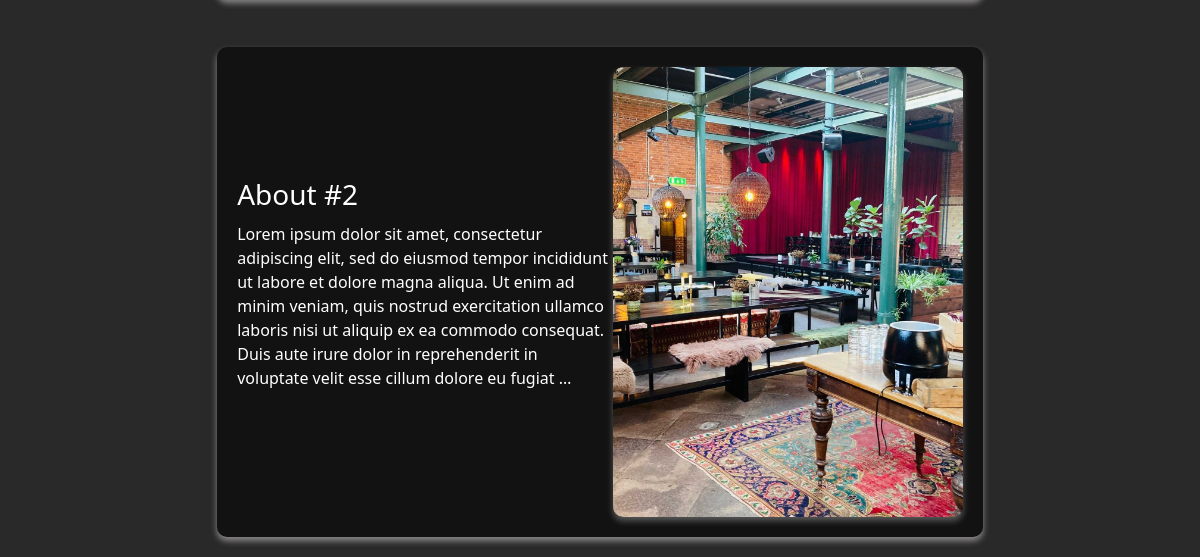
Page /about/ (lower part) on the earlier database version.
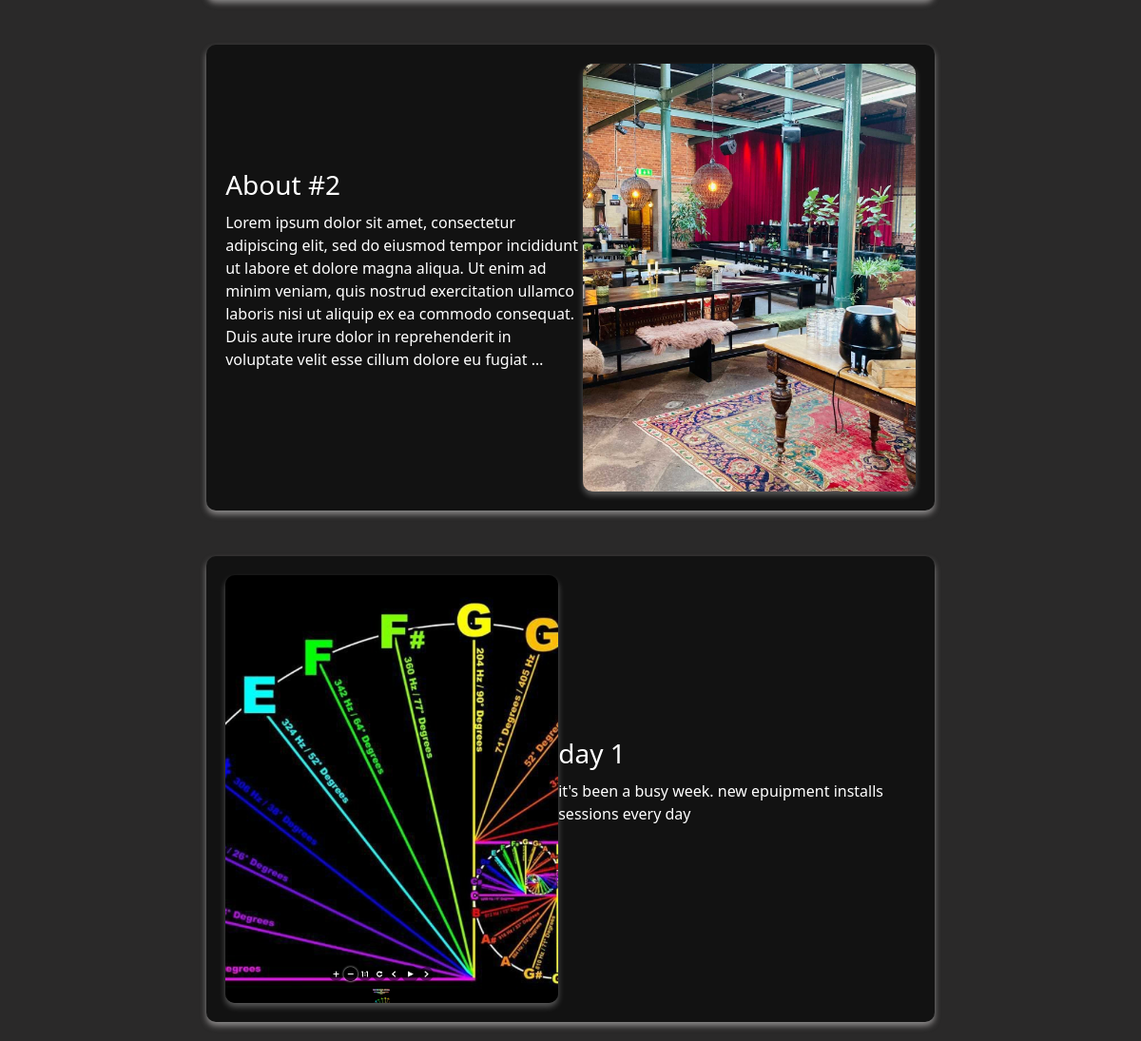
Same page on the later database version.
### nubien_blog/models.py (models this page shows, shortened)
class BlogPost(models.Model):
    category = models.ForeignKey(
        'Category',
        on_delete=models.SET_NULL,
        null=True,
        blank=True,
        related_name='blog_posts'
    )
    title = models.CharField(max_length=150)
    content = models.TextField()
    image = models.ImageField(upload_to='blog_images/', blank=True, null=True)
    alt_text = models.CharField(max_length=255, blank=True)
    created_at = models.DateTimeField(auto_now_add=True)
    updated_at = models.DateTimeField(auto_now=True)

### nubien_blog/views.py (the view)
# urls.py: path('about/', views.about, name='about'),  # About page
def about(request, id=None):
    home_content = HomePageContent.objects.first()  # Fetches the first content
    if id:
        blog_post = get_object_or_404(BlogPost, id=id)
        return render(request, 'about.html', {'home_content': home_content, 'blog_posts': [blog_post]})
    blog_posts = BlogPost.objects.all()
    return render(request, 'about.html', {'home_content': home_content, 'blog_posts': blog_posts})

### nubien_blog/templates/about.html (shortened to what this page needs)
{% load static %}
<!DOCTYPE html>
<html lang="en">
<head>
    <link href="https://cdn.jsdelivr.net/npm/bootstrap@5.0.1/dist/css/bootstrap.min.css" rel="stylesheet">
    <link rel="stylesheet" href="{% static 'css/about.css' %}">
    <link rel="stylesheet" href="{% static 'css/nav.css' %}">
</head>
<body>
<section class="blog-list">
    {% for blog in blog_posts %}
        <div class="blog-item">
            <div class="blog-content">
                <div class="blog-text">
                    <h3>{{ blog.title }}</h3>
                    <p>{{ blog.content|truncatewords:50 }}</p>
                </div>
                {% if blog.image %}
                    <div class="blog-image">
                        <img src="{{ blog.image.url }}" alt="{{ blog.title }}">
                    </div>
                {% endif %}
            </div>
        </div>
    {% empty %}
        <p>No blog posts available.</p>
    {% endfor %}
</section>
</body>
</html>

Differences in the rows shown:
added BlogPost: title "day 1", content "it's been a busy week. new epuipment installs sessions every day", image (picture)
